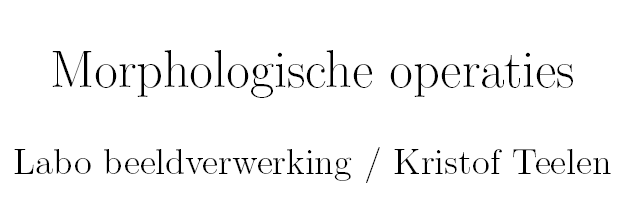
%> input picture labo/1_morphology/images/text.bmp, 640 x 200 px
$ octave --eval "opl_2_verbeteren;"   (GNU Octave 9; MATLAB toolbox functions it lacks are replaced by stand-ins)
%> lines starting %> are read from the running program, lines starting %| are printed output that depends on the picture; in (x1, y1, x2, y2) boxes, pixels count from 0 and x2, y2 are one past the last pixel; in counts of white or black regions, pixels touching at a corner belong together; the program's own positions count from 1
function opl_2_verbeteren( )
%LABO_OPL2 Summary of this function goes here
%   Detailed explanation goes here

%Text afbeelding inlezen en inverteren
text=not(im2bw(imread('images/text.bmp')));
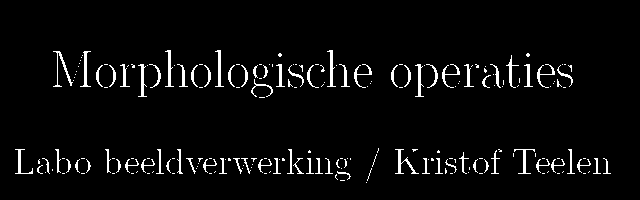
%> text: size 200x640 logical; 4% white in thin lines or dots, all inside (x1, y1, x2, y2) = (15, 50, 611, 183)
%textDilate=[0 1 0 ;1 1 1;0 1 0];
textSquare = strel('square', 2);

% Dilate uitvoeren op de tekst om de tekst duidelijker (voller) te maken.
text_verbetering = imdilate(text,textSquare);
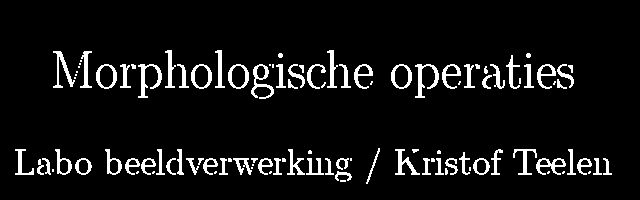
%> text_verbetering: size 200x640 logical; 7% white; 107 white regions (32 under 20 px), largest, box (x1, y1, x2, y2) and area: (138, 64, 162, 98) 284, (415, 64, 439, 98) 284, (251, 64, 274, 99) 272

%Door de imclose worden de letters meer samenhangend (aan elkaar hangen
%van losse stukken van 1 letter)
text_verbetering = imclose(text_verbetering, textSquare);
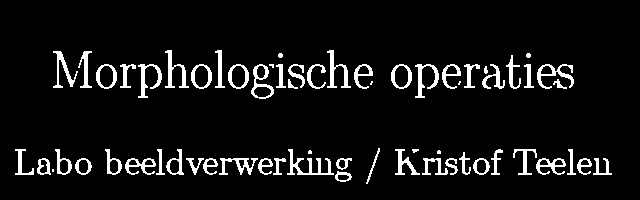
%> text_verbetering: size 200x640 logical; 7.1% white; 63 white regions (6 under 20 px), largest, box (x1, y1, x2, y2) and area: (287, 149, 334, 175) 380, (537, 64, 574, 89) 313, (165, 50, 189, 88) 290

%Resultaat terug inverteren alvorens te tonen
%figure,imshow(not(text)),figure,imshow(not(text_verbetering));


finger=not(imread('images/fingerprint.bmp'));
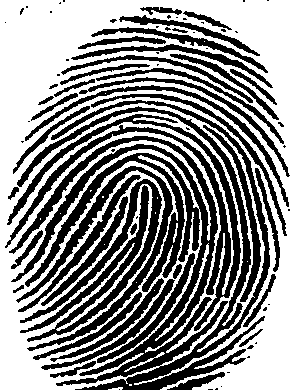
%> input picture labo/1_morphology/images/fingerprint.bmp, 293 x 390 px
%> finger: size 390x293 logical; 45% white; 82 white regions (41 under 20 px), largest, box (x1, y1, x2, y2) and area: (9, 100, 270, 390) 18581, (5, 114, 241, 331) 5271, (20, 179, 162, 342) 4765
fingerDisk=strel('disk',1,4);

% We kunnen de randen duidelijker maken door gebruik te maken van erode
finger_verbetering = imerode(finger, fingerDisk);
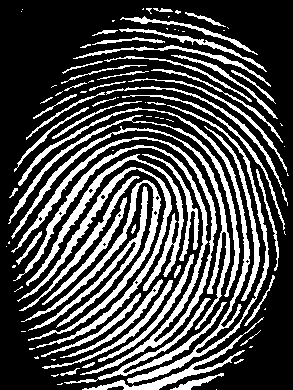
%> finger_verbetering: size 390x293 logical; 29.6% white; 97 white regions (41 under 20 px), largest, box (x1, y1, x2, y2) and area: (11, 137, 217, 375) 4216, (18, 105, 269, 384) 3303, (17, 167, 172, 348) 2144

% Indien er nog te veel ruis rond de afdruk zou staan kan deze weggewerkt
% worden via imopen:
%finger_verbetering = imopen(finger_verbetering, strel('square', 2));

figure, imshow(not(finger)), title('Origineel');
figure, imshow(not(finger_verbetering)), title('Enhanced');

% 1mm dikte van de vingerafdrukken adhv bwmorph, omvormen naar een skelet
finger_1mm = bwmorph(finger_verbetering, 'skel', Inf);
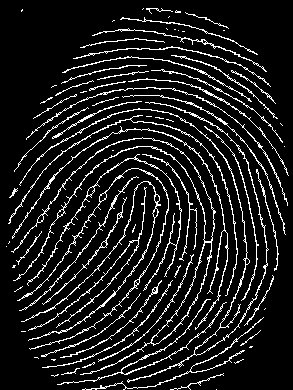
%> finger_1mm: size 390x293 logical; 11.1% white in thin lines or dots
figure, imshow(not(finger_1mm)), title('1mm');


% Om nog smoother te maken van de beelden, kunnen we gebruik maken van
% gaussianfilter
%fingerGaus=fspecial('gaussian',[5 5],0.5);
%figure, imshow(imfilter(finger,fingerGaus));

end
